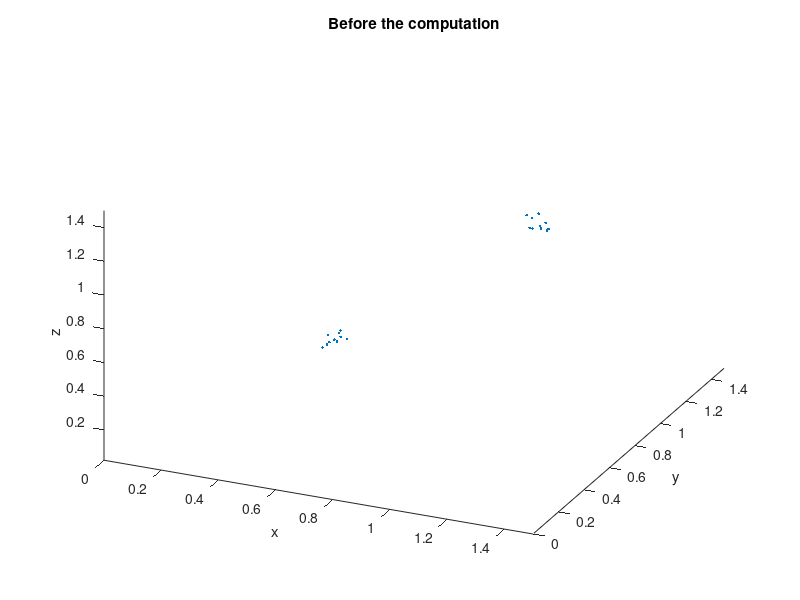
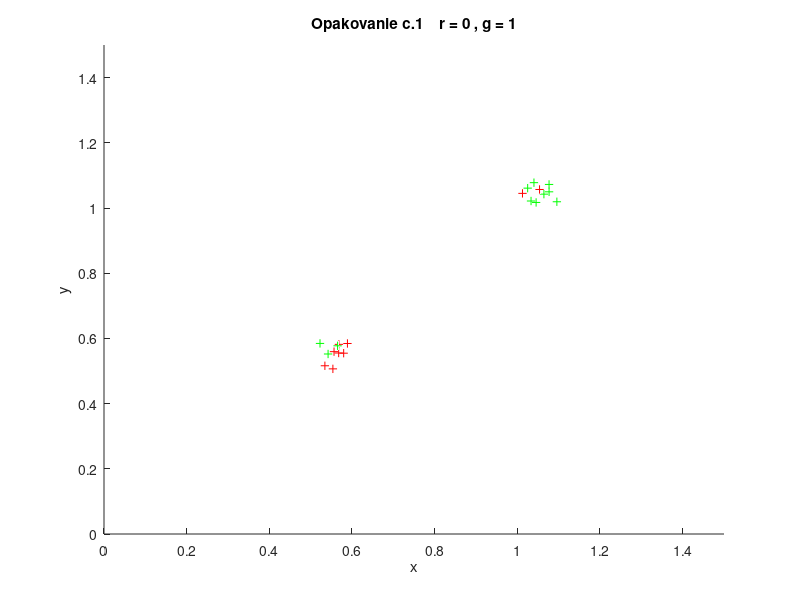

The MATLAB script that drew these images, in order: (Note: this script raises an error after producing the figures.)
clear all
close all


%% PR2

pocet = 10;
trida1 = 1*ones(pocet, 3) + rand(pocet, 3)/10;
trida2 = 0.5*ones(pocet, 3) + rand(pocet, 3)/10;
in = zeros(pocet*2,4);
in(1:2:end,:) = [trida1 ones(pocet,1)];
in(2:2:end,:) = [trida2 zeros(pocet,1)];

% pociatocna ukazka
figure(1);hold on; 
plot3(in(:,1) , in(:,2) ,in(:,3),'marker','.','LineStyle', 'none' );
axis([0.0000    1.5000    0.0000    1.5000    0.0200    1.5000]);
title('Before the computation'); xlabel('x');ylabel('y');zlabel('z');
view(24,36)
pause();
clear figure(1)


%% riesenie 
w=rand(4,1)/1000;
MaxOpak     = 10;
alfa        = 0.8;


figure(2);
for opak=1:MaxOpak                                                  
    clf('reset');hold on;
    axis([0.0000    1.5000    0.0000    1.5000    0.0200    1.5000]);
   
    for singleX=1:size(in,1)                                     
        
        % func Z
        z=w(1)+w(2)*in(singleX,1)+w(3)*in(singleX,2)+w(4)*in(singleX,3);         
        
        % vypocet Y         
        if (z>0)    y=0;    col = '+r';   %Is0 = [Is0 [in(singleX,1);in(singleX,2)]];
        else        y=1;    col = '+g';   %Is1 = [Is1 [in(singleX,1);in(singleX,2)]];  
        end    
        
        %  prepocet vah + bias
        if (y~=in(singleX,4))
            w(1)=w(1)+sign(y-0.5)*alfa*1;
            w(2)=w(2)+sign(y-0.5)*alfa*in(singleX,1);
            w(3)=w(3)+sign(y-0.5)*alfa*in(singleX,2);
            w(4)=w(4)+sign(y-0.5)*alfa*in(singleX,3);
        end
       
        plot3(in (singleX,1), in(singleX,2),in(singleX,3),col);
              
    end
    % vypocet grafickej reprezentacie  

    title(strcat('Opakovanie c.',num2str(opak),'    r = 0 , g = 1'));
    xlabel('x');ylabel('y');zlabel('z');
    hSurface = fimplicit3(@(x1,x2,x3) w(1)+w(2)*x1+w(3)*x2+w(4)*x3);
    view(24,36)
    pause()
end
